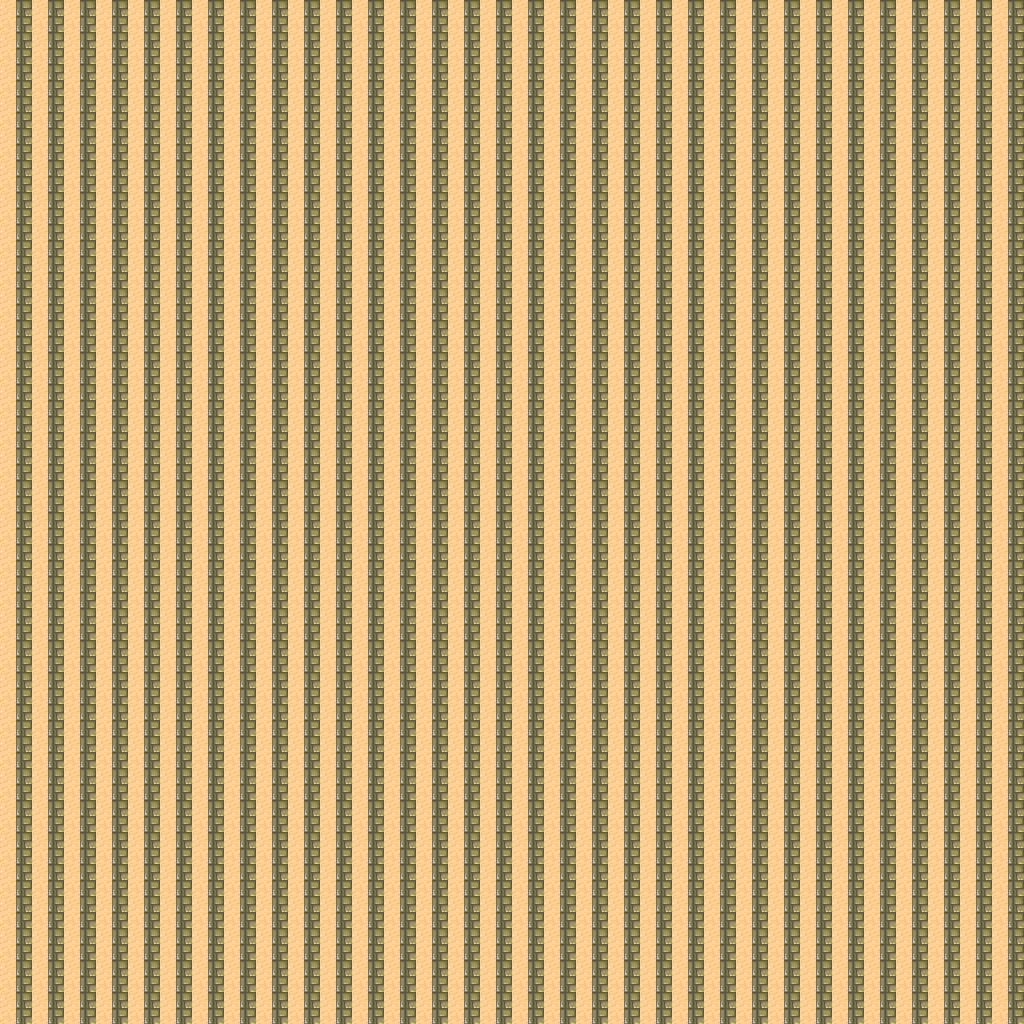

Rendered tile map (Tiled .tmx) drawn with the repository's tilesets; below, a short description and the map source with its tile grids summarised:
An orthogonal 32x32 tile map with 32x32 px tiles, 1 tile layer (Tilelaag 1).

<map version="1.0" orientation="orthogonal" renderorder="right-down" width="32" height="32" tilewidth="32" tileheight="32" nextobjectid="1">
 <tileset firstgid="1" name="dessert" tilewidth="32" tileheight="32" spacing="1" tilecount="48">
  <image source="../Images/map/desert.png" width="263" height="197" />
 </tileset>
 <layer name="Tilelaag 1" width="32" height="32">
  <data>[1024 cells, 1024 non-empty, 1 distinct tile ids]</data>
 </layer>
</map>
